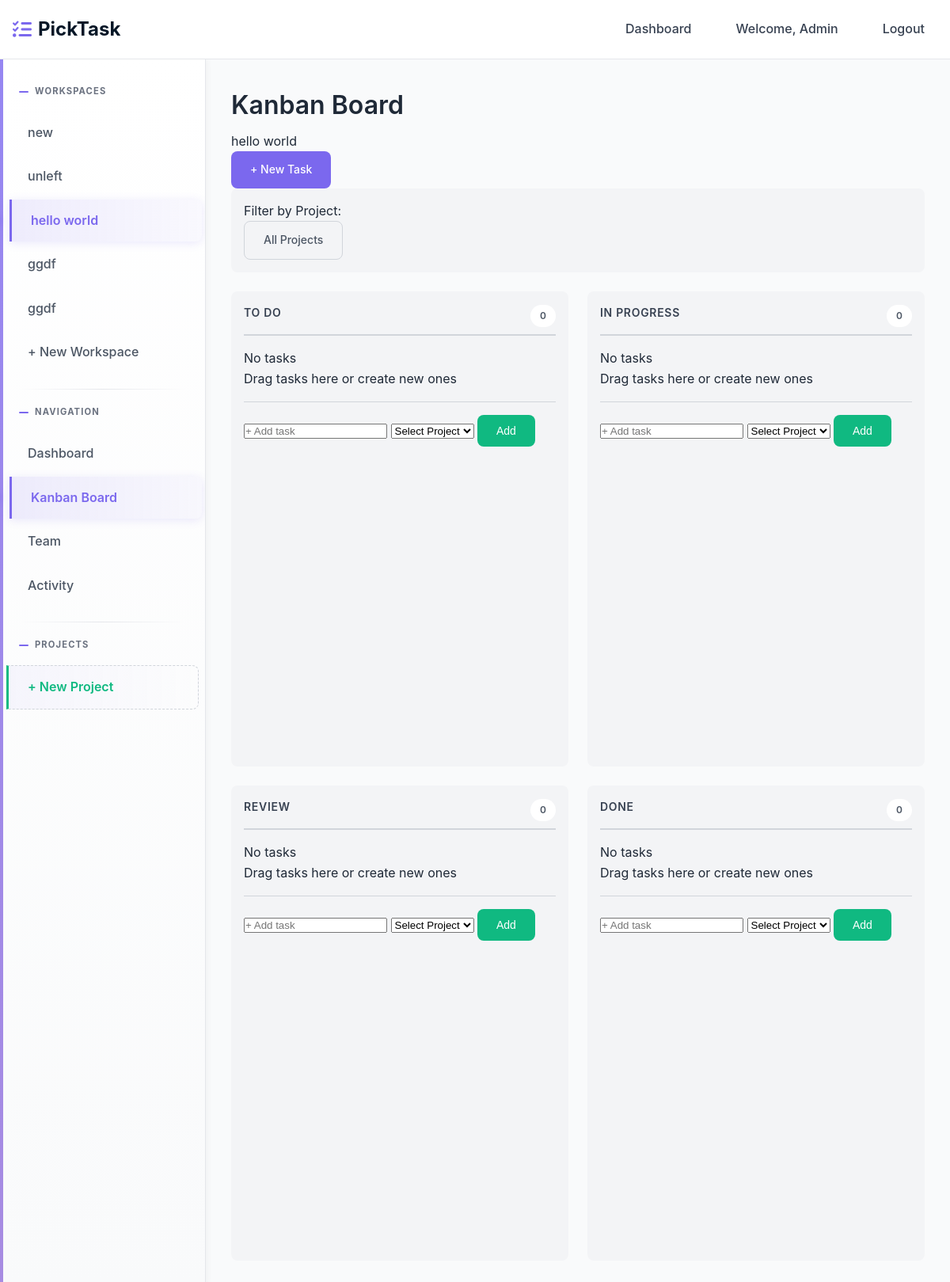
Screenshot of /kanban/3/ (signed in) with the database file from the repository.
### home/models.py (models this page shows)
class User(AbstractUser):
    full_name = models.CharField(max_length=255, blank=True, null=True)
    created_at = models.DateTimeField(auto_now_add=True)

### workspace/models.py (models this page shows, shortened)
class Membership(models.Model):
    ROLE_CHOICES = [
        ('admin', 'Admin'),
        ('member', 'Member'),
    ]
    user = models.ForeignKey(settings.AUTH_USER_MODEL, on_delete=models.CASCADE, related_name='memberships')
    workspace = models.ForeignKey(Workspace, on_delete=models.CASCADE, related_name='memberships')
    role = models.CharField(max_length=20, choices=ROLE_CHOICES, default='member')
    joined_at = models.DateTimeField(auto_now_add=True)
    class Meta:
        unique_together = ['user', 'workspace']
        ordering = ['-joined_at']

class Workspace(models.Model):
    name = models.CharField(max_length=255)
    created_by = models.ForeignKey(settings.AUTH_USER_MODEL, on_delete=models.CASCADE, related_name='workspaces_created')
    created_at = models.DateTimeField(auto_now_add=True)
    class Meta:
        ordering = ['-created_at']

### workspace/decorators.py (the view)
    def wrapper(request, workspace_id, *args, **kwargs):
        workspace = get_object_or_404(Workspace, id=workspace_id)
        if not Membership.objects.filter(user=request.user, workspace=workspace).exists():
            messages.error(request, "You don't have access to this workspace")
            return redirect('workspace:dashboard')
        return view_func(request, workspace_id, *args, **kwargs)

### kanban/templatetags/kanban_extras.py (called while the page is built)
@register.filter
def get_item(dictionary, key):
    return dictionary.get(key, [])

### templates/kanban/kanban.html (shortened to what this page needs)
{% extends 'base.html' %}
{% load kanban_extras %}
{% load static %}
{% block content %}
<div class="flex justify-between items-center mb-6">
    <div>
        <h1>Kanban Board</h1>
        <p class="text-gray-600">{{ workspace.name }}{% if current_project %} - {{ current_project.name }}{% endif %}</p>
    </div>
    <div class="flex gap-3">
      <a href="{% url 'task:create-task' workspace.id %}" class="btn btn-primary">
            + New Task
        </a>
    </div>
</div>
<div class="project-filter">
    <div class="flex items-center gap-4">
        <span class="font-medium text-gray-700">Filter by Project:</span>
        <div class="flex gap-2">
            <a href="{% url 'kanban:kanban' workspace.id %}"
               class="btn btn-outline btn-sm {% if not current_project %}btn-primary{% endif %}">
                All Projects
            </a>
        </div>
    </div>
</div>
<div class="kanban-board">
    {% for status_key, status_label in status_choices %}
    <div class="kanban-column" data-status="{{ status_key }}">
        <div class="kanban-column-header">
            <h3 class="column-title">{{ status_label }}</h3>
            <span class="task-count">{{ tasks_by_status|get_item:status_key|length }}</span>
        </div>
        <div class="kanban-column-content">
            {% for task in tasks_by_status|get_item:status_key %}
            <div class="task-card" data-task-id="{{ task.id }}">
                <div class="flex justify-between items-start mb-2">
                    <span class="task-priority priority-{{ task.priority }}"></span>
                    <span class="status-badge status-{{ task.status }}">
                        {{ task.get_priority_display }}
                    </span>
                </div>
                <h4 class="font-semibold mb-2">{{ task.title }}</h4>
                {% if task.description %}
                <p class="text-sm text-gray-600 mb-3 line-clamp-2">{{ task.description|truncatewords:20 }}</p>
                {% endif %}
                <div class="flex justify-between items-center text-sm text-gray-500 mb-2">
                    <span class="bg-gray-100 px-2 py-1 rounded">#{{ task.id }}</span>
                    {% if task.assigned_to %}
                    <span class="font-medium">{{ task.assigned_to.username }}</span>
                    {% else %}
                    <span class="text-gray-400">Unassigned</span>
                    {% endif %}
                </div>
                {% if task.due_date %}
                <div class="text-xs text-gray-500 mb-3">
                    📅 {{ task.due_date|date:"M d, Y" }}
                </div>
                {% endif %}
                <div class="flex gap-2">
                <a href="{% url 'task:task-detail' task.id %}" class="text-xs btn btn-outline py-1 px-2 flex-1 text-center">
                        View
                    </a>
                </div>
            </div>
            {% empty %}
            <div class="text-center text-gray-500 py-8">
                <p>No tasks</p>
                <p class="text-xs mt-1">Drag tasks here or create new ones</p>
            </div>
            {% endfor %}
       </div>
        <div class="quick-add-task">
            <form method="post" action="{% url 'kanban:quick-create-task' workspace.id %}" class="flex gap-2">
                <input type="text" name="title" placeholder="+ Add task"
                       class="flex-1 text-sm p-2 border border-gray-300 rounded" required>
                <select name="project_id" class="text-sm border border-gray-300 rounded" required>
                    <option value="">Select Project</option>
                </select>
                <button type="submit" class="btn btn-success btn-sm">Add</button>
            </form>
        </div>
    </div>
    {% endfor %}
</div>
{% endblock %}

### templates/base.html (shortened to what this page needs)
<!DOCTYPE html>
<html lang="en">
  <head>
    <link href="https://cdnjs.cloudflare.com/ajax/libs/font-awesome/6.0.0/css/all.min.css" rel="stylesheet">
  </head>
  <body>
    <nav class="navbar" id="navbar" role="navigation" aria-label="Main navigation">
      <div class="nav-container">
        <a href="{% url 'workspace:dashboard' %}" class="logo" aria-label="PickTask home">
          <i class="fas fa-tasks" aria-hidden="true"></i>
          PickTask
        </a>
        <div class="nav-links" id="nav-links">
          {% if user.is_authenticated %}
          <a href="{% url 'workspace:dashboard' %}" class="nav-link {% if request.resolver_match.url_name == 'dashboard' %}active{% endif %}">Dashboard</a>
          <span class="nav-link">Welcome, {{ user.username }}</span>
          <a href="{% url 'authentication:logout' %}" class="nav-link">Logout</a>
          {% else %}
          <a href="{% url 'authentication:login' %}" class="nav-link">Login</a>
          <a href="{% url 'authentication:register' %}" class="nav-link">Register</a>
          {% endif %}
        </div>
      </div>
    </nav>
    <div class="app-layout">
      {% if user.is_authenticated %}
      <aside class="sidebar">{% include 'partials/sidebar.html' %}</aside>
      {% endif %}
      <main class="main-content">
        {% block content %}{% endblock %}
      </main>
    </div>
  </body>
</html>

### templates/partials/sidebar.html (shortened to what this page needs)
<div class="sidebar-section">
  <div class="sidebar-title">Workspaces</div>
  {% for membership in user.memberships.all %}
  <a
    href="{% url 'workspace:workspace-detail' membership.workspace.id %}"
    class="sidebar-link {% if current_workspace.id == membership.workspace.id %}active{% endif %}"
  >
    <span>{{ membership.workspace.name }}</span>
  </a>
  {% endfor %}
  <a
    href="{% url 'workspace:create-workspace' %}"
    class="sidebar-link {% if request.resolver_match.url_name == 'create-workspace' %}active{% endif %}"
  >
    + New Workspace
  </a>
</div>
{% if current_workspace %}
<div class="sidebar-section">
  <div class="sidebar-title">Navigation</div>
  <a
    href="{% url 'workspace:workspace-detail' current_workspace.id %}"
    class="sidebar-link {% if request.resolver_match.url_name == 'workspace-detail' %}active{% endif %}"
  >
    Dashboard
  </a>
  <a
    href="{% url 'kanban:kanban' current_workspace.id %}"
    class="sidebar-link {% if request.resolver_match.url_name == 'kanban' %}active{% endif %}"
  >
    Kanban Board
  </a>
  <a
    href="{% url 'team:team' current_workspace.id %}"
    class="sidebar-link {% if request.resolver_match.url_name == 'team' %}active{% endif %}"
  >
    Team
  </a>
  <a
    href="{% url 'activity:activity' current_workspace.id %}"
    class="sidebar-link {% if request.resolver_match.url_name == 'activity' %}active{% endif %}"
  >
    Activity
  </a>
</div>
<div class="sidebar-section">
  <div class="sidebar-title">Projects</div>
  <a href="{% url 'kanban:kanban' current_workspace.id %}" class="sidebar-link">
    + New Project
  </a>
</div>
{% endif %}

### templates/kanban/kanban.html (style rules this page uses)
.kanban-board { display: grid; grid-template-columns: repeat(auto-fit, minmax(280px, 1fr)); gap: 1.5rem; margin-top: 1.5rem; }
.kanban-column { background: var(--gray-100); border-radius: var(--border-radius); padding: 1rem; min-height: 600px; }
.kanban-column-header { display: flex; justify-content: space-between; align-items: center; margin-bottom: 1rem; padding-bottom: 0.5rem; border-bottom: 2px solid var(--gray-300); }
.column-title { font-weight: 600; color: var(--gray-700); text-transform: uppercase; font-size: 0.875rem; letter-spacing: 0.05em; }
.task-count { background: white; padding: 0.25rem 0.75rem; border-radius: 9999px; font-size: 0.75rem; font-weight: 600; color: var(--gray-600); }
.quick-add-task { margin-top: 1rem; padding-top: 1rem; border-top: 1px solid var(--gray-300); }
.project-filter { background: var(--gray-100); padding: 1rem; border-radius: var(--border-radius); margin-bottom: 1.5rem; }

### rows the page displays
User: username "Admin"
Membership: workspace.name "new"
Membership: workspace.name "unleft"
Membership: workspace.name "hello world"
Membership: workspace.name "ggdf"
Membership: workspace.name "ggdf"
Workspace: name "hello world"

### other values shown
{{ status_label }} "TO DO" "IN PROGRESS" "REVIEW" "DONE"
{{ tasks_by_status|get_item:status_key|length }} "0" "0" "0" "0"
